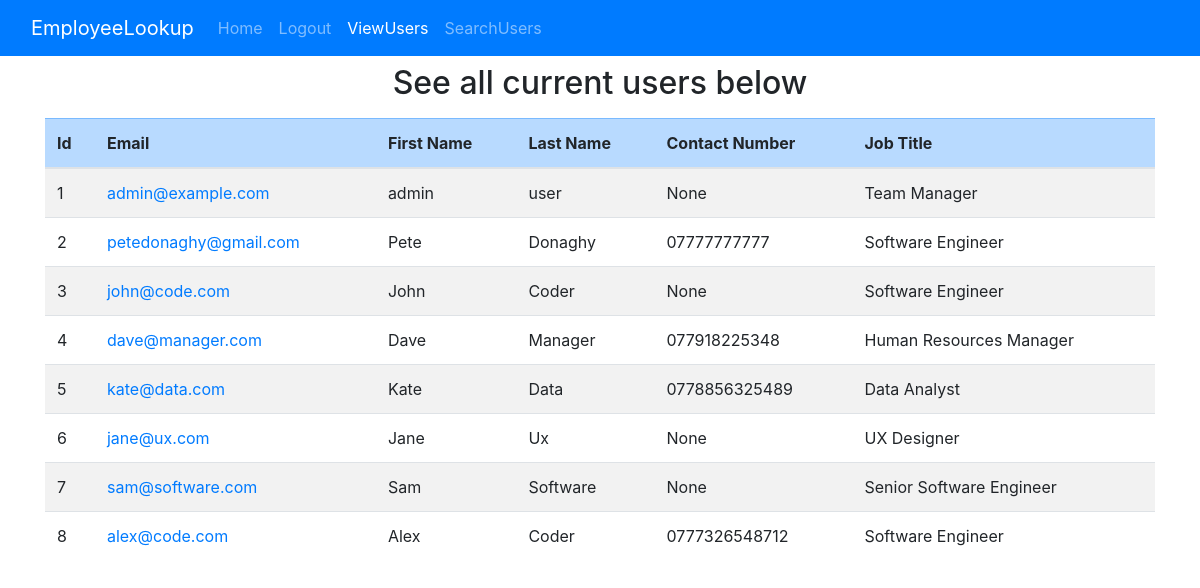
The app's page /view-users (signed in), older data.
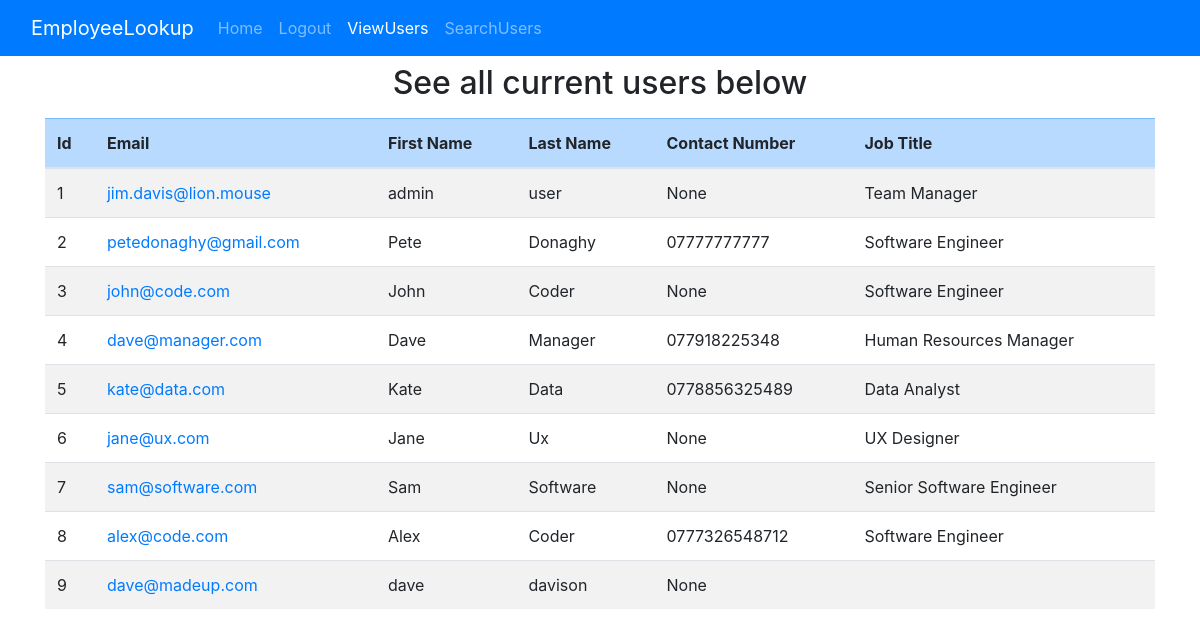
The same page, newer data.
### website/models.py (models this page shows, shortened)
class User(db.Model, UserMixin):
    id = db.Column(db.Integer, primary_key=True)
    email = db.Column(db.String(120), unique=True, nullable=False)
    password = db.Column(db.String(60))
    first_name = db.Column(db.String(30))
    last_name = db.Column(db.String(30))
    skill_1 = db.Column(db.String(60), nullable=True)
    skill_2 = db.Column(db.String(60), nullable=True)
    skill_3 = db.Column(db.String(60), nullable=True)
    is_admin = db.Column(db.Boolean, default=False)
    contact_number = db.Column(db.String(60), nullable=True)
    job_id = db.Column(db.Integer, db.ForeignKey('job.id'), nullable=True)
    job = db.relationship('Job')

class Job(db.Model):
    id = db.Column(db.Integer, primary_key=True)
    job_title = db.Column(db.String(120))
    department = db.Column(db.String(120))
    base_salary = db.Column(db.Integer)

### website/routes.py (the view)
@main.route('/view-users', methods=['GET', 'POST'])
def view_users():
    if not current_user.is_admin:
        flash('Please log in as an administrator to view this page', 'error')
        return redirect(url_for('main.login'))
    return render_template('view-users.html', users=User.query.all())

### website/models.py (called while the page is built)
@login_manager.user_loader
def load_user(user_id):
    return User.query.get(int(user_id))

### website/templates/view-users.html (shortened to what this page needs)
{% extends "base.html" %}
{% block admin %}class="nav-link active"{% endblock %}
{% block home %}class="nav-link"{% endblock %}
{% block content %}
    <h2 class="text-center p-2">See all current users below</h2>
    <container class="container d-flex flex-column">
        <table class="table table-striped p-2">
            <thead>
            <tr class="table-primary">
                <th>Id</th>
                <th>Email</th>
                <th>First Name</th>
                <th>Last Name</th>
                <th>Contact Number</th>
                <th>Job Title</th>
            </tr>
            </thead>
            <tbody>
            {% for user in users %}
                <tr>
                    <td>{{ user.id }}</td>
                    <td><a href="{{ url_for('main.view_record', user_id=user.id) }}">{{ user.email }}</a></td>
                    <td>{{ user.first_name }}</td>
                    <td>{{ user.last_name }}</td>
                    <td>{{ user.contact_number }}</td>
                    <td>{{ user.job.job_title }}
                </tr>
            {% endfor %}
            </tbody>
        </table>
    </container>
{% endblock %}

### website/templates/base.html (shortened to what this page needs)
<!DOCTYPE html>
<html lang="en">
<head>
    <link
            rel="stylesheet"
            href="https://stackpath.bootstrapcdn.com/bootstrap/4.4.1/css/bootstrap.min.css"
    />
    <link
            rel="stylesheet"
            href="https://stackpath.bootstrapcdn.com/font-awesome/4.7.0/css/font-awesome.min.css"
    />
</head>
<body>
<nav class="navbar navbar-expand-lg navbar-dark bg-primary">
    <div class="container-fluid">
        <a class="navbar-brand" href="/">EmployeeLookup</a>
        <div class="collapse navbar-collapse" id="navbar">
            <ul class="navbar-nav">
                <li class="nav-item">
                    <a {% block home %}class="nav-link active"{% endblock %} href="/">Home</a>
                </li>
                {% if current_user.is_authenticated %}
                    <li class="nav-item">
                        <a class="nav-link" href="/logout">Logout</a>
                    </li>
                    {% if current_user.is_admin %}
                        <li class="nav-item">
                            <a {% block admin %}class="nav-link"{% endblock %} href="/view-users">ViewUsers</a>
                        </li>
                        <li class="nav-item">
                            <a {% block search_users %}class="nav-link"{% endblock %}
                               href="/search-users">SearchUsers</a>
                        </li>
                    {% endif %}
                {% endif %}
            </ul>
        </div>
    </div>
</nav>
{% block content %}
{% endblock %}
</body>
</html>

Row changes from the older to the newer data that the page shows:
changed User "admin": email "admin@example.com" → "jim.davis@lion.mouse"
added User: id "9", email "dave@madeup.com", first_name "dave", last_name "davison", contact_number "None"
